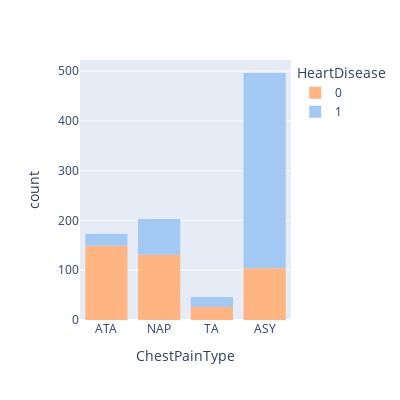

The notebook cell saved with this chart:
### Code cell
fig = px.histogram(df, x="ChestPainType", color="HeartDisease",width=400, height=400,color_discrete_sequence= ploty_sea_color)
fig.show()

### Figure 1 — Plotly figure (JSON) as saved in the notebook; plotly's stock layout.template omitted (floating-point values rounded to 4 significant figures; data arrays with more than 128 entries replaced by an {"elided": "..."} marker saying what was removed)
{"data": [{"alignmentgroup": "True", "bingroup": "x", "hovertemplate": "HeartDisease=0<br>ChestPainType=%{x}<br>count=%{y}<extra></extra>", "legendgroup": "0", "marker": {"color": "rgb(255,180,130)", "pattern": {"shape": ""}}, "name": "0", "offsetgroup": "0", "orientation": "v", "showlegend": true, "type": "histogram", "x": {"elided": "410 str values"}, "xaxis": "x", "yaxis": "y"}, {"alignmentgroup": "True", "bingroup": "x", "hovertemplate": "HeartDisease=1<br>ChestPainType=%{x}<br>count=%{y}<extra></extra>", "legendgroup": "1", "marker": {"color": "rgb(161,201,244)", "pattern": {"shape": ""}}, "name": "1", "offsetgroup": "1", "orientation": "v", "showlegend": true, "type": "histogram", "x": {"elided": "508 str values"}, "xaxis": "x", "yaxis": "y"}], "layout": {"barmode": "relative", "height": 400, "legend": {"title": {"text": "HeartDisease"}, "tracegroupgap": 0}, "margin": {"t": 60}, "width": 400, "xaxis": {"anchor": "y", "domain": [0, 1], "title": {"text": "ChestPainType"}}, "yaxis": {"anchor": "x", "domain": [0, 1], "title": {"text": "count"}}}}
